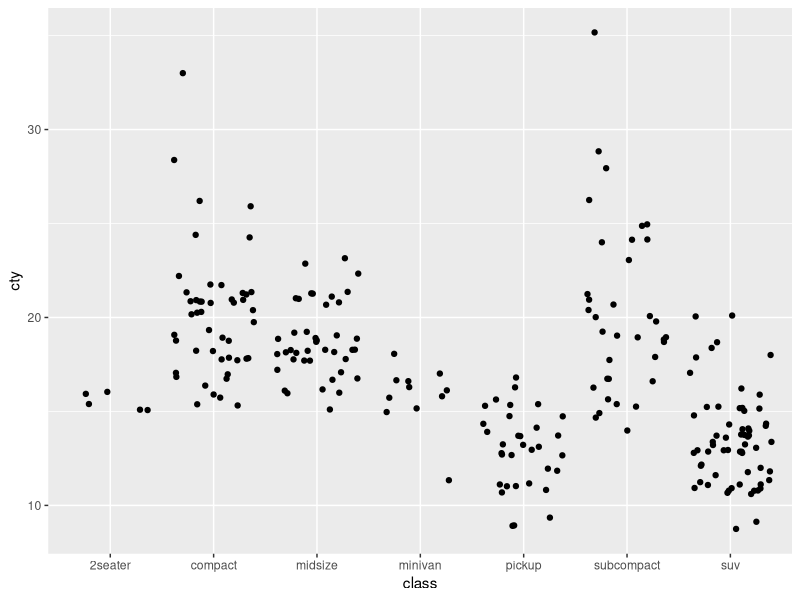

Generate this figure with R:
## ---- chunk 1
knitr::opts_chunk$set(echo = TRUE)
library (tidyverse)
## ---- chunk 2
ggplot(data = mpg, aes(x = class, y = cty)) +
	geom_jitter()
